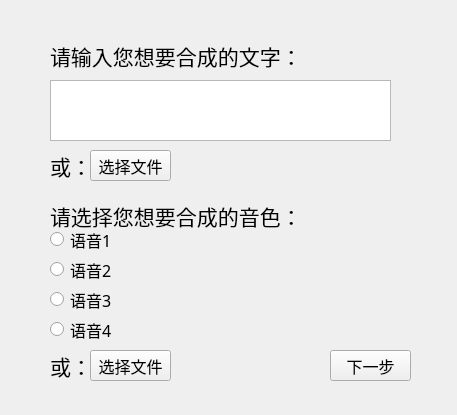
<?xml version="1.0" encoding="UTF-8"?>
<ui version="4.0">
 <class>SpeechSynthesis_1</class>
 <widget class="QWidget" name="SpeechSynthesis_1">
  <property name="geometry">
   <rect>
    <x>0</x>
    <y>0</y>
    <width>457</width>
    <height>415</height>
   </rect>
  </property>
  <property name="windowTitle">
   <string>Form</string>
  </property>
  <widget class="QLabel" name="label">
   <property name="geometry">
    <rect>
     <x>50</x>
     <y>40</y>
     <width>321</width>
     <height>31</height>
    </rect>
   </property>
   <property name="font">
    <font>
     <family>华文行楷</family>
     <pointsize>16</pointsize>
    </font>
   </property>
   <property name="text">
    <string>请输入您想要合成的文字：</string>
   </property>
  </widget>
  <widget class="QPushButton" name="nextBtn_2">
   <property name="geometry">
    <rect>
     <x>90</x>
     <y>150</y>
     <width>81</width>
     <height>31</height>
    </rect>
   </property>
   <property name="font">
    <font>
     <family>华文新魏</family>
     <pointsize>12</pointsize>
    </font>
   </property>
   <property name="text">
    <string>选择文件</string>
   </property>
  </widget>
  <widget class="QPushButton" name="nextBtn_3">
   <property name="geometry">
    <rect>
     <x>90</x>
     <y>350</y>
     <width>81</width>
     <height>31</height>
    </rect>
   </property>
   <property name="font">
    <font>
     <family>华文新魏</family>
     <pointsize>12</pointsize>
    </font>
   </property>
   <property name="text">
    <string>选择文件</string>
   </property>
  </widget>
  <widget class="QPushButton" name="nextBtn_4">
   <property name="geometry">
    <rect>
     <x>330</x>
     <y>350</y>
     <width>81</width>
     <height>31</height>
    </rect>
   </property>
   <property name="font">
    <font>
     <family>华文新魏</family>
     <pointsize>12</pointsize>
    </font>
   </property>
   <property name="text">
    <string>下一步</string>
   </property>
  </widget>
  <widget class="QRadioButton" name="radioButton_7">
   <property name="geometry">
    <rect>
     <x>50</x>
     <y>320</y>
     <width>81</width>
     <height>19</height>
    </rect>
   </property>
   <property name="font">
    <font>
     <family>华文新魏</family>
     <pointsize>12</pointsize>
    </font>
   </property>
   <property name="text">
    <string>语音4</string>
   </property>
  </widget>
  <widget class="QRadioButton" name="radioButton">
   <property name="geometry">
    <rect>
     <x>50</x>
     <y>230</y>
     <width>81</width>
     <height>19</height>
    </rect>
   </property>
   <property name="font">
    <font>
     <family>华文新魏</family>
     <pointsize>12</pointsize>
    </font>
   </property>
   <property name="text">
    <string>语音1</string>
   </property>
  </widget>
  <widget class="QRadioButton" name="radioButton_6">
   <property name="geometry">
    <rect>
     <x>50</x>
     <y>290</y>
     <width>81</width>
     <height>19</height>
    </rect>
   </property>
   <property name="font">
    <font>
     <family>华文新魏</family>
     <pointsize>12</pointsize>
    </font>
   </property>
   <property name="text">
    <string>语音3</string>
   </property>
  </widget>
  <widget class="QRadioButton" name="radioButton_5">
   <property name="geometry">
    <rect>
     <x>50</x>
     <y>260</y>
     <width>81</width>
     <height>19</height>
    </rect>
   </property>
   <property name="font">
    <font>
     <family>华文新魏</family>
     <pointsize>12</pointsize>
    </font>
   </property>
   <property name="text">
    <string>语音2</string>
   </property>
  </widget>
  <widget class="QLabel" name="label_2">
   <property name="geometry">
    <rect>
     <x>50</x>
     <y>200</y>
     <width>331</width>
     <height>31</height>
    </rect>
   </property>
   <property name="font">
    <font>
     <family>华文行楷</family>
     <pointsize>16</pointsize>
    </font>
   </property>
   <property name="text">
    <string>请选择您想要合成的音色：</string>
   </property>
  </widget>
  <widget class="QPlainTextEdit" name="plainTextEdit">
   <property name="geometry">
    <rect>
     <x>50</x>
     <y>80</y>
     <width>341</width>
     <height>61</height>
    </rect>
   </property>
  </widget>
  <widget class="QLabel" name="label_3">
   <property name="geometry">
    <rect>
     <x>50</x>
     <y>150</y>
     <width>51</width>
     <height>31</height>
    </rect>
   </property>
   <property name="font">
    <font>
     <family>华文行楷</family>
     <pointsize>16</pointsize>
    </font>
   </property>
   <property name="text">
    <string>或：</string>
   </property>
  </widget>
  <widget class="QLabel" name="label_4">
   <property name="geometry">
    <rect>
     <x>50</x>
     <y>350</y>
     <width>51</width>
     <height>31</height>
    </rect>
   </property>
   <property name="font">
    <font>
     <family>华文行楷</family>
     <pointsize>16</pointsize>
    </font>
   </property>
   <property name="text">
    <string>或：</string>
   </property>
  </widget>
 </widget>
 <resources/>
 <connections/>
</ui>
